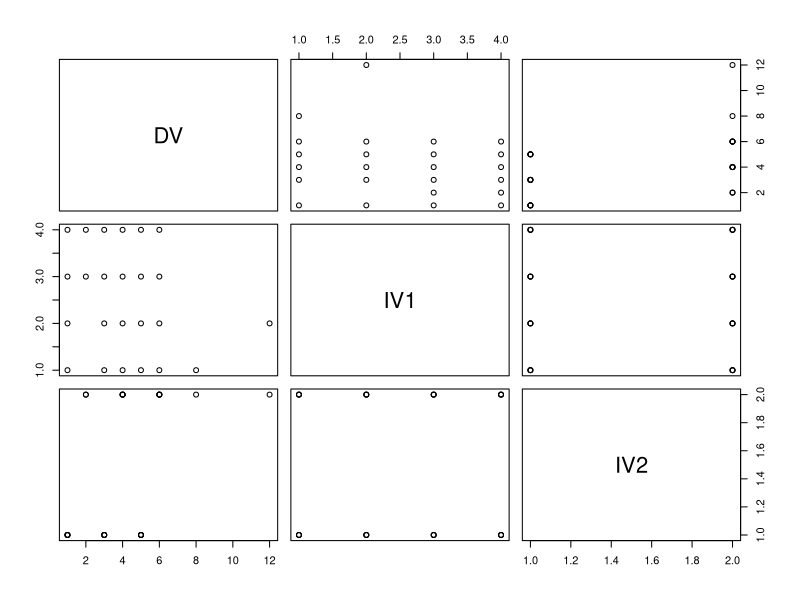
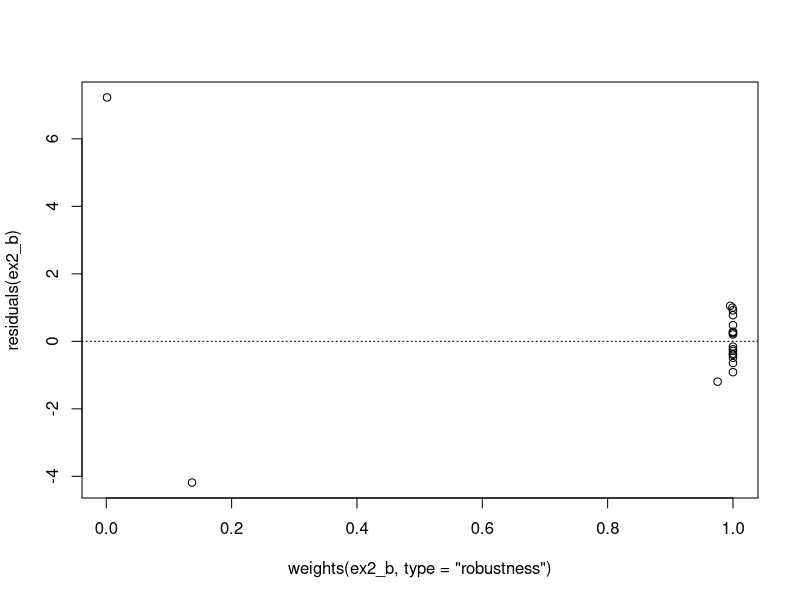
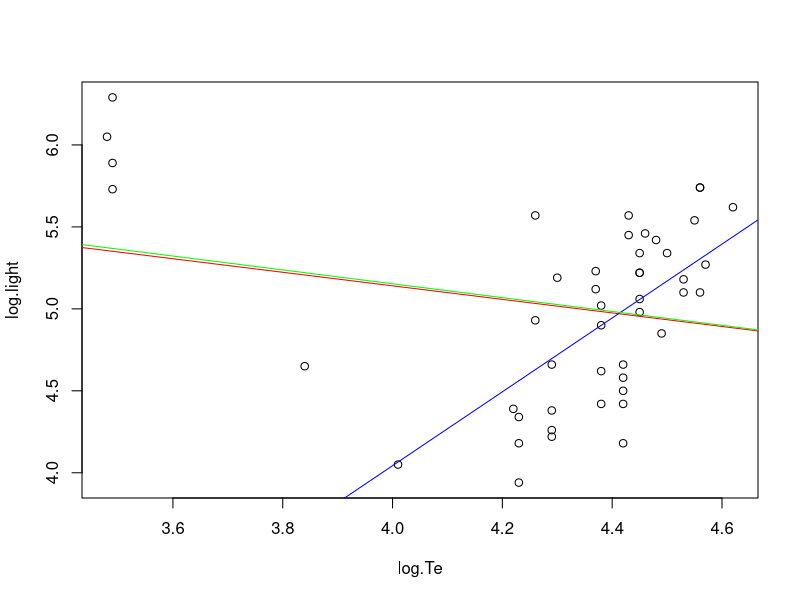

Here is the R script that generated these plots, in order: (Note: this script raises an error after producing the figures.)

set.seed(12345)
rm(list = ls())

# Robust Analyses
# MM-type Estimators for Linear Regression
# install.packages('robustbase', dependencies = TRUE)

library(car)
library(multcomp)
library(robustbase)
library(ggplot2)
library(MASS)  

??robustbase
??lmrob()

# Recommendation:
# use the argument "setting = 'KS2014'" inside the fit call lmrob()

# Example 1 ---------------------------------------------------------------

## Dummy data
dummy <- data.frame(
  "DV" = c(1,4,3,6,5,8,1,4,3,6,5,12,1,2,3,4,5,6,1,2,3,4,5,6),
  "IV1" = factor(c(rep("A", 6), rep("B", 6), rep("C", 6), rep("D", 6))),
  "IV2" = factor(rep(c("M","N"), 12))
)
head(dummy)
plot(dummy)

## Fit robust model and view summary
ex1_a = lmrob(DV ~ IV1 + IV2, data = dummy)
summary(ex1_a)

## Effect of IV1
ex1_b = lmrob(DV ~ IV2, data = dummy)
anova(ex1_a, ex1_b)

## Effect of IV2
ex1_c = lmrob(DV ~ IV1, data  = dummy)
anova(ex1_a, ex1_c)

# Documentation for 'car:Anova' doesn't mention lmrob objects, but at least in
# this example, it seems to match the application of the anova.lmrob function.
Anova(ex1_a)

# Likewise, the documentation for 'multcomp package' doesn't mention lmrob objects,
# but at least in this example, the results seem reasonable.
mc <- glht(ex1_a, mcp(IV2 = "Tukey"))
ex1_b_mc <- summary(mc, test=adjusted("single-step"))
ex1_b_mc

mc <- glht(ex1_a, mcp(IV1 = "Tukey"))
ex1_c_mc <- summary(mc, test = adjusted("single-step"))
ex1_c_mc
rm(mc)

# Example 2 - improved ----------------------------------------------------
# reference source: code adapted from the lmrob() documentation

data(coleman, package = "robustbase")

## Default for a very long time:
ex2_a <- lmrob(Y ~ ., data=coleman)
summary(ex2_a)

## Nowadays **strongly recommended** for routine use:
ex2_b <- lmrob(Y ~ ., data=coleman, setting = "KS2014")
summary(ex2_b)

## check model
plot(residuals(ex2_b) ~ weights(ex2_b, type = "robustness")) # -> weights.lmrob()
abline(h = 0, lty = 3)

# Example 3 - improved ----------------------------------------------------
# reference source: code adapted from the lmrob() documentation

data(starsCYG, package = "robustbase")

## Compare fits of simple linear regression and robust regression
ex3_a <- lm(log.light ~ log.Te, data = starsCYG)
ex3_b <- lmrob(log.light ~ log.Te, data = starsCYG)
ex3_c <- lmrob(log.light ~ log.Te, setting = "KS2014", data = starsCYG)
plot(starsCYG)
abline(ex3_a, col = "red")
abline(ex3_b, col = "blue")
abline(ex3_c, col = "green")

## Observations:
## Least square fit has a negative slope
## whereas the robust fit has a slope ~= 2.2 % checked in ../tests/lmrob-data.R
## the setting argument DOES NOT IMPROVE the fit, it is similar to a normal lm()

summary(ex3_b) # 4 outliers; Rsquare of 36%
vcov(ex3_b)
identical(fitted(ex3_b), predict(ex3_b, newdata = starsCYG))

## FIXME: setting = "KS2011"  or  setting = "KS2014"  **FAIL** here

##--- 'init' argument -----------------------------------
# an optional argument to specify or supply the initial estimate

## String
m3 <- lmrob(Y ~ ., init = "S", data = coleman)
stopifnot(all.equal(ex3_a[-18], ex3_a[-18]))

## Function
initFun <- function(x, y, control, ...) { 
  init.S <- lmrob.S(x, y, control)
  list(coefficients = init.S$coef, scale = init.S$scale)
}
m4 <- lmrob(Y ~ ., method = "M", init = initFun, data = coleman)

## List
m5 <- lmrob(Y ~ ., method = "M", data = coleman,
            init = list(coefficients = m3$init$coef, scale = m3$scale))
stopifnot(all.equal(m4[-17], m5[-17]))

# Example 4 - using ggplot2 -----------------------------------------------
# ggplot has a built-in function to plot data using robust fitting from MASS

dummy2 <- data.frame(
  "x"=c(119,118,144,127,78.8,98.4,108,50,74,30.4,50,72,99,155,113,144,102,131,
        105,127,120,85,153,40.6,133),
  "y"=c(1.56,2.17,0.81,1.07,1.12,2.03,0.90,1.48,0.64,0.91,0.85,0.41,0.55,2.18,
        1.49,1.56,0.82,0.93,0.84,1.84,0.78,1.15,3.85,3.30,0.94))      
plot(dummy2)
 
## Robust linear model (rlm method)   
ggplot(data = dummy2, aes(x=x,y=y)) + 
  ggtitle("Robust linear model (rlm method)") +
  xlim(0,160) +
  geom_point() +
  stat_smooth(method = "rlm", fullrange = TRUE)

## Robust linear model (lmrob() function)
ggplot(data = dummy2, aes(x=x,y=y)) +
  ggtitle("Robust linear model (lmrob() function)") +
  xlim(0,160) +
  geom_point() +
  stat_smooth(
    method = function(
      formula,data,weights = weight) lmrob(
        formula,data,weights=weight,method="MM"),
    fullrange=TRUE)

# END ---------------------------------------------------------------------

sessionInfo()
